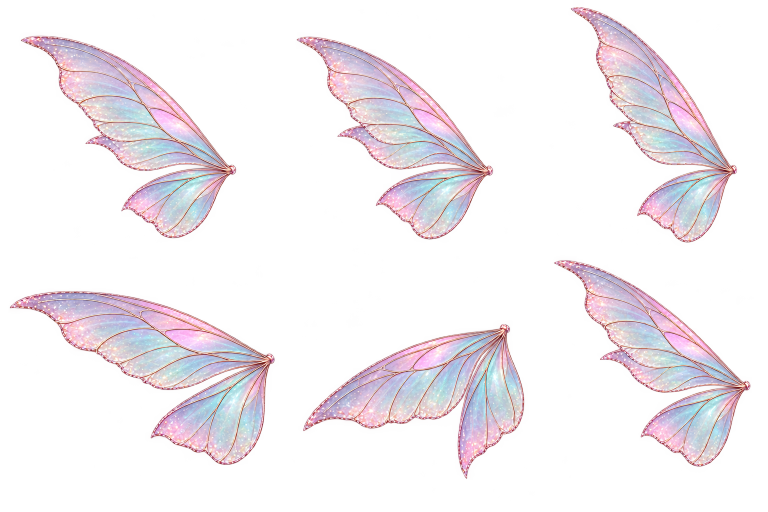
#> input picture americangirldollrace/tools/mounts/fairy-wings/single-source.webp, 1536 x 1024 px (shown at 1/2 size); its folder holds 3 pictures in this run
$ python build.py
#> lines starting #> are read from the running program, lines starting #| are printed output that depends on the picture
"""Export reviewed side/quarter pairs and the mirrorable single wing.

No drawn geometry: preserve ImageGen colors and alpha shape, calibrating
membrane opacity to gauze. All joints land at330,300. Components separate
neighboring silhouettes even when their rectangular source bounds overlap.
"""
from pathlib import Path
from PIL import Image,ImageDraw
import json,hashlib,numpy as np
from scipy import ndimage
H=Path(__file__).resolve().parent;G=H.parents[2]
ROOT=[330,300]
SPECS={
'single':[[465,340],[979,342],[1468,340],[542,718],[1009,657],[1495,773]],
'side':[[466,341],[980,342],[1471,340],[542,718],[1011,657],[1497,774]],
'quarter':[[373,318],[899,317],[1395,326],[372,738],[853,629],[1375,779]],
}
def frames(kind):
#> called with kind = 'single'
 im=Image.open(H/f'{kind}-source.webp').convert('RGBA');a=np.array(im)
#> in frames, im is the input picture: PIL image 1536x1024 RGBA; mean R, G, B, A 126.2, 103.5, 113, 61.9
 labels,count=ndimage.label(a[:,:,3]>8);areas=np.bincount(labels.ravel());areas[0]=0
#> after `labels, count = ndimage.label(a[:, :, 3] > 8)`:
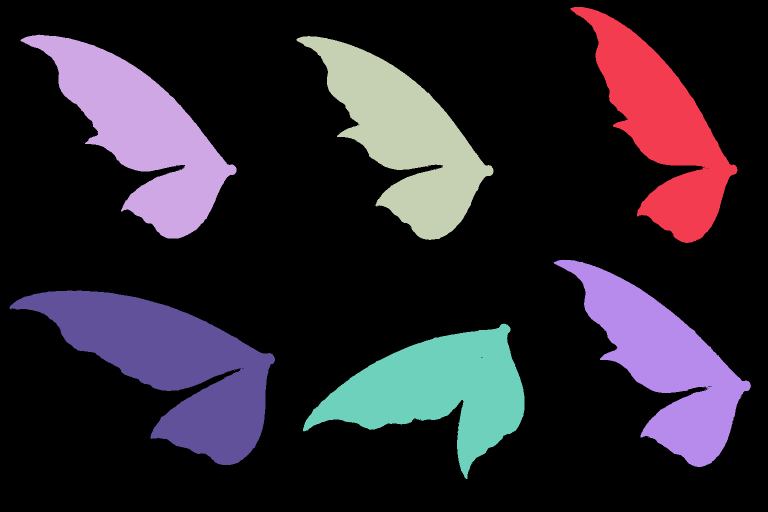
#> labels: shape (1024, 1536) int32 (shown at 1/2 size); 31 distinct labels, from 0 to 30; one colour per label, 0 black
#> after `labels, count = ndimage.label(a[:, :, 3] > 8)`: count = 30
#> after `areas = np.bincount(labels.ravel())`: areas = 31 values, max 1169460 at index 0, min 1 at index 4, mean 50737.5
 ids=sorted(np.argsort(areas)[-6:],key=lambda i:ndimage.center_of_mass(labels==i)[0])
#> ids = [1, 2, 3, 13, 14, 15]
 ids=sorted(ids[:3],key=lambda i:ndimage.center_of_mass(labels==i)[1])+sorted(ids[3:],key=lambda i:ndimage.center_of_mass(labels==i)[1])
#> ids = [2, 3, 1, 14, 15, 13]
 assert sum(areas[ids])/sum(areas)>.98,(kind,'lost component')
 output=[];records=[]
 for n,(i,root) in enumerate(zip(ids,SPECS[kind])):
  mask=ndimage.binary_dilation(labels==i,iterations=2);v=a.copy();v[~mask,3]=0
  src=Image.fromarray(v);b=src.getchannel('A').getbbox();rx,ry=root
  assert a[ry,rx,3]>8,(kind,n,'source joint',a[ry,rx,3])
  factor=min(340/(b[3]-b[1]),320/max(1,rx-b[0]),170/max(1,b[2]-rx),290/max(1,ry-b[1]),200/max(1,b[3]-ry))
  art=src.crop(b).resize((round((b[2]-b[0])*factor),round((b[3]-b[1])*factor)),Image.Resampling.LANCZOS)
  art.putalpha(art.getchannel('A').point(lambda v:round(v*.62)))
  x=round(330-(rx-b[0])*factor);y=round(300-(ry-b[1])*factor)
  f=Image.new('RGBA',(512,512));f.alpha_composite(art,(x,y));bb=f.getchannel('A').getbbox()
  assert min(bb[:2])>0 and max(bb[2:])<512,(kind,n,bb)
  output.append(f);records.append({'sourceRoot':root,'root':ROOT,'bounds':bb,'scale':factor})
#> this loop made 6 passes
#> (i, b, rx, ry, factor, x, y, bb) on passes 1 to 6: (2, (39, 67, 475, 479), 465, 340, 0.751, 10, 95, (10, 95, 338, 404)), (3, (591, 70, 989, 482), 979, 342, 0.825, 10, 76, (10, 76, 338, 416)), (1, (1139, 12, 1477, 488), 1468, 340, 0.714, 95, 66, (95, 66, 336, 406)), (14, (17, 579, 552, 932), 542, 718, 0.61, 10, 215, (10, 215, 336, 430)), (15, (604, 645, 1051, 960), 1009, 657, 0.66, 63, 292, (63, 292, 358, 500)), (13, (1105, 517, 1504, 936), 1495, 773, 0.811, 14, 92, (14, 92, 338, 432))
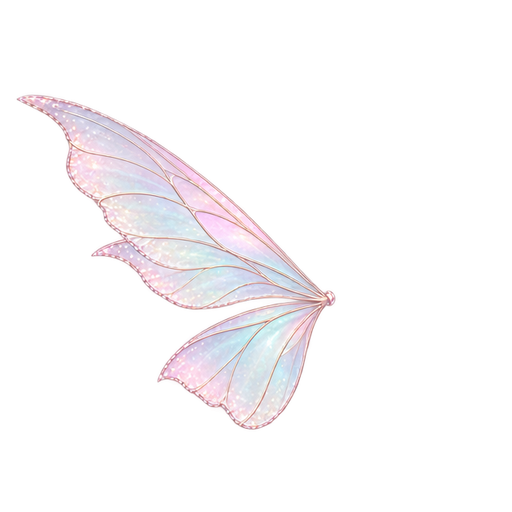
#> f: PIL image 512x512 RGBA; mean R, G, B, A 33, 29.4, 32, 23.3; transparent parts drawn white
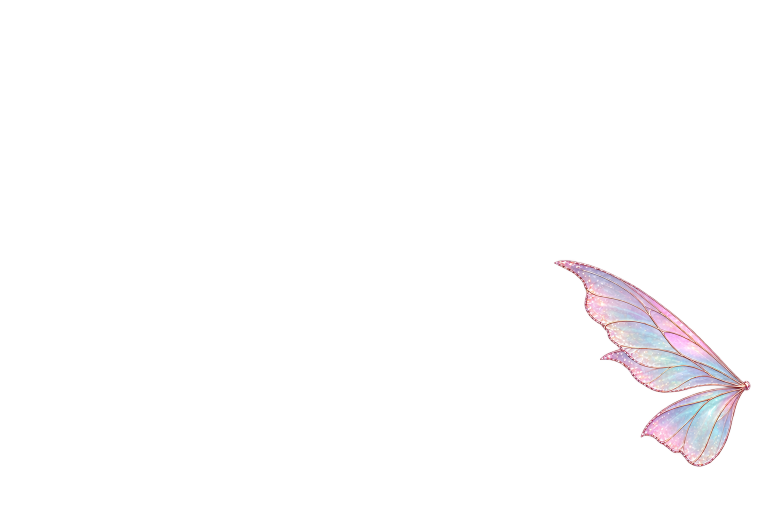
#> v: shape (1024, 1536, 4) (shown at 1/2 size); mean R, G, B, A 126.2, 103.5, 113, 9.5; transparent parts drawn white
#> after the loop, output = 6 items; records = 6 items
 return output,records
allframes={};report={}
for kind in SPECS:allframes[kind],report[kind]=frames(kind)
#> pass 2 of the loop `for kind in SPECS:allframes[kind],report[kind]=frames(kind)`:
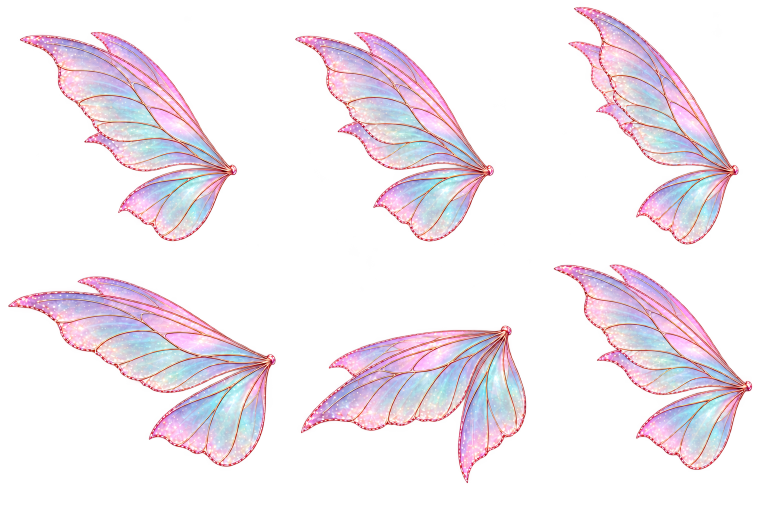
#> input picture americangirldollrace/tools/mounts/fairy-wings/side-source.webp, 1536 x 1024 px (shown at 1/2 size)
#> in frames, im is the input picture: PIL image 1536x1024 RGBA; mean R, G, B, A 141.1, 105.3, 120.9, 71.4
#> in frames (call 2), `labels, count = ndimage.label(a[:, :, 3] > 8)`:
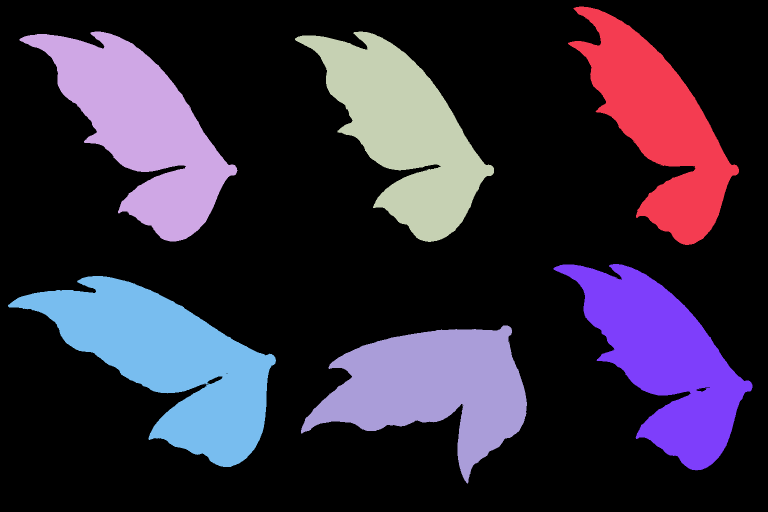
#> labels: shape (1024, 1536) int32 (shown at 1/2 size); 17 distinct labels, from 0 to 16; one colour per label, 0 black
#> count = 16
#> areas = 17 values, max 1116658 at index 0, min 1 at index 4, mean 92521.4
#> in frames (call 2), `ids=sorted(np.argsort(areas)[-6:],key=lambda i:ndimage.center_of_mass(..`: ids = [1, 2, 3, 7, 8, 10]
#> in frames (call 2), `ids=sorted(ids[:3],key=lambda i:ndimage.center_of_mass(labels==i)[1])+..`: ids = [2, 3, 1, 8, 10, 7]
#> the loop in frames (call 2), `for n,(i,root) in enumerate(zip(ids,SPECS[kind])):` made 6 passes
#> (i, b, rx, ry, factor, x, y, bb) on passes 1 to 6: (2, (37, 61, 477, 485), 466, 341, 0.746, 10, 91, (10, 91, 338, 407)), (3, (588, 61, 990, 486), 980, 342, 0.8, 16, 75, (16, 75, 338, 415)), (1, (1134, 11, 1480, 492), 1471, 340, 0.707, 92, 67, (92, 67, 337, 407)), (8, (14, 550, 554, 936), 542, 718, 0.606, 10, 198, (10, 198, 337, 432)), (10, (600, 649, 1056, 969), 1011, 657, 0.641, 67, 295, (67, 295, 359, 499)), (7, (1105, 526, 1507, 943), 1497, 774, 0.815, 10, 98, (10, 98, 338, 438))
#> after the loop in frames (call 2), `for n,(i,root) in enumerate(zip(ids,SPECS[kind])):`:
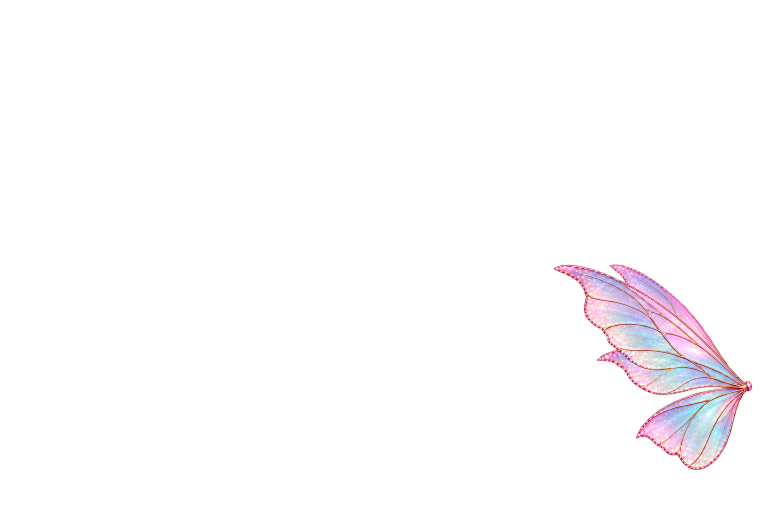
#> v: shape (1024, 1536, 4) (shown at 1/2 size); mean R, G, B, A 141.1, 105.3, 120.9, 11.3; transparent parts drawn white
#> pass 3 of the loop `for kind in SPECS:allframes[kind],report[kind]=frames(kind)`:
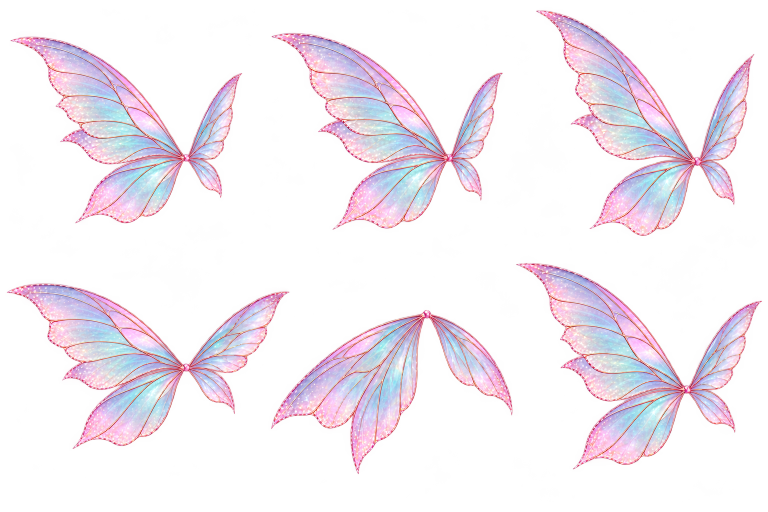
#> input picture americangirldollrace/tools/mounts/fairy-wings/quarter-source.webp, 1536 x 1024 px (shown at 1/2 size)
#> in frames, im is the input picture: PIL image 1536x1024 RGBA; mean R, G, B, A 154.3, 121.1, 140.4, 67.7
#> in frames (call 3), `labels, count = ndimage.label(a[:, :, 3] > 8)`:
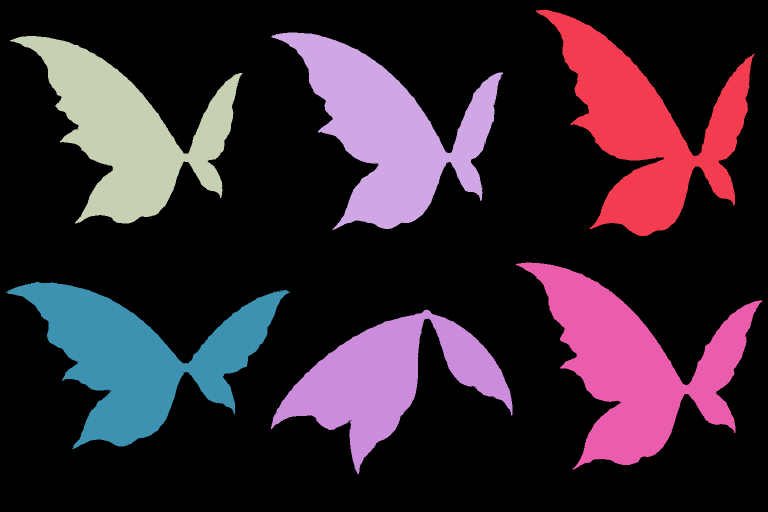
#> labels: shape (1024, 1536) int32 (shown at 1/2 size); 36 distinct labels, from 0 to 35; one colour per label, 0 black
#> count = 35
#> areas = 36 values, max 1135036 at index 0, min 1 at index 4, mean 43690.7
#> in frames (call 3), `ids=sorted(np.argsort(areas)[-6:],key=lambda i:ndimage.center_of_mass(..`: ids = [1, 2, 3, 21, 20, 23]
#> in frames (call 3), `ids=sorted(ids[:3],key=lambda i:ndimage.center_of_mass(labels==i)[1])+..`: ids = [3, 2, 1, 21, 23, 20]
#> the loop in frames (call 3), `for n,(i,root) in enumerate(zip(ids,SPECS[kind])):` made 6 passes
#> (i, b, rx, ry, factor, x, y, bb) on passes 1 to 5: (3, (18, 70, 487, 449), 373, 318, 0.897, 12, 78, (12, 78, 433, 418)), (2, (541, 63, 1008, 462), 899, 317, 0.852, 25, 84, (25, 84, 423, 424)), (1, (1070, 18, 1511, 474), 1395, 326, 0.746, 88, 70, (88, 70, 417, 410)), (21, (11, 562, 582, 900), 372, 738, 0.81, 38, 158, (38, 158, 500, 432)), (23, (540, 617, 1027, 951), 853, 629, 0.621, 136, 293, (136, 293, 438, 499))
#> after the loop in frames (call 3), `for n,(i,root) in enumerate(zip(ids,SPECS[kind])):`:
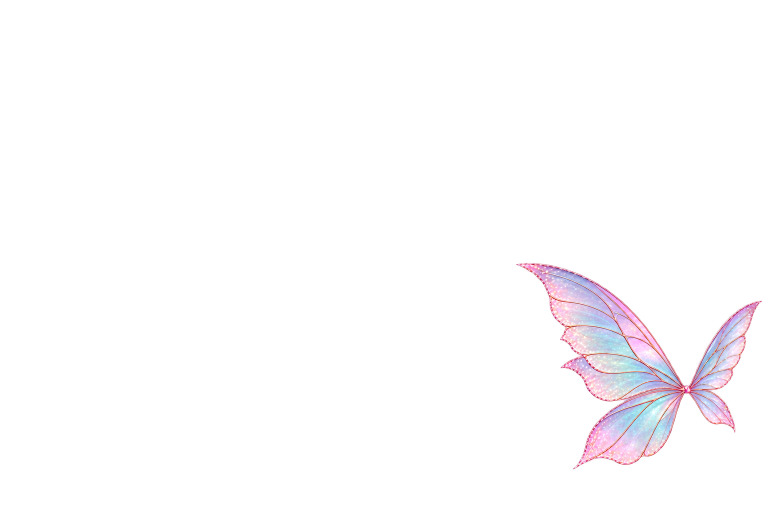
#> v: shape (1024, 1536, 4) (shown at 1/2 size); mean R, G, B, A 154.3, 121.1, 140.4, 12.3; transparent parts drawn white
pair=Image.new('RGBA',(3072,1024));single=Image.new('RGBA',(3072,512))
#> after `pair = Image.new('RGBA', (3072, 1024))`: pair: PIL image 3072x1024 RGBA; every value is 0
#> after `single = Image.new('RGBA', (3072, 512))`: single: PIL image 3072x512 RGBA; every value is 0
for n in range(6):
 pair.paste(allframes['side'][n],(512*n,0));pair.paste(allframes['quarter'][n],(512*n,512));single.paste(allframes['single'][n],(512*n,0))
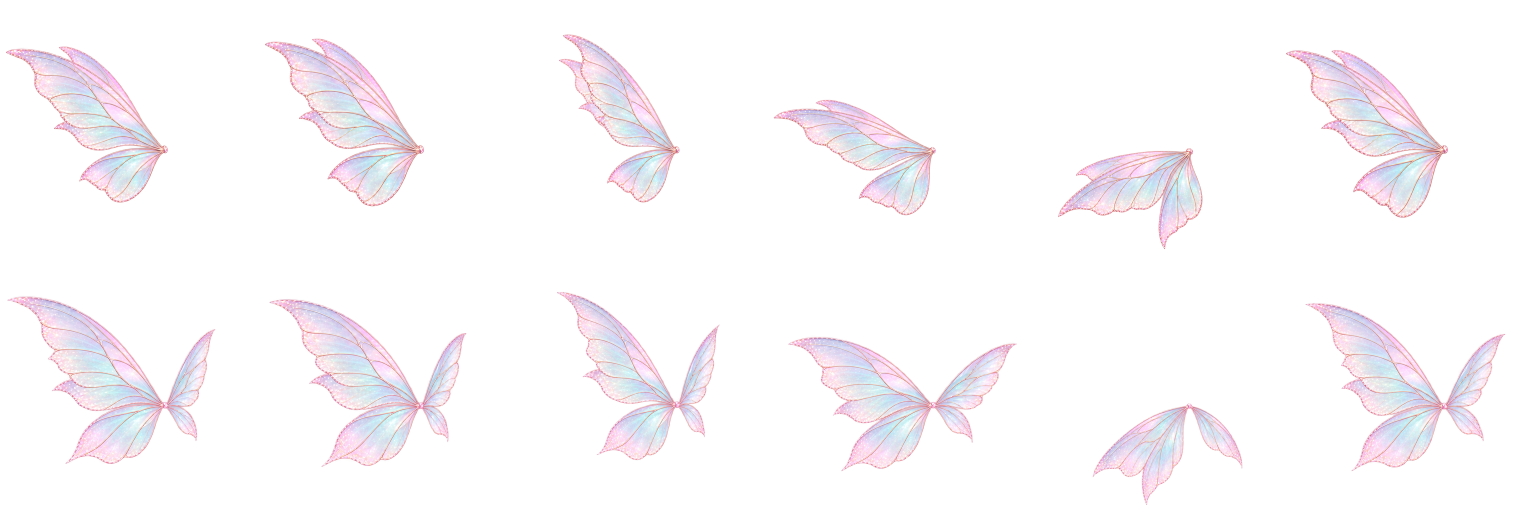
#> pair: PIL image 3072x1024 RGBA (shown at 1/2 size); mean R, G, B, A 36.1, 31.1, 35.1, 24.9; transparent parts drawn white
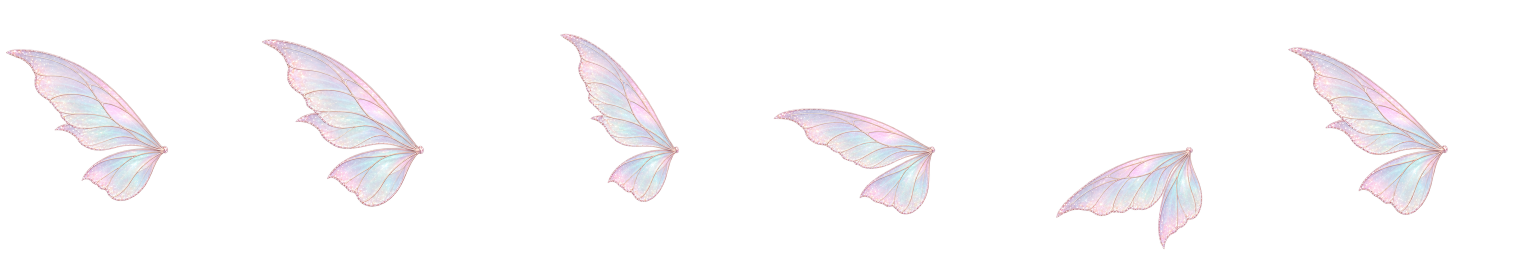
#> single: PIL image 3072x512 RGBA (shown at 1/2 size); mean R, G, B, A 28.8, 25.7, 28, 20.3; transparent parts drawn white
for name,im in [('fairy_wings_sprites',pair),('fairy_wing_single_sprites',single)]:
 path=G/f'assets/{name}.webp';im.save(path,lossless=True,exact=True,method=6)
 report[name]={'size':im.size,'alphaRange':im.getchannel('A').getextrema(),'sha256':hashlib.sha256(path.read_bytes()).hexdigest()}
#> this loop made 2 passes
#> name on passes 1 to 2: 'fairy_wings_sprites', 'fairy_wing_single_sprites'
#> after the loop, report = 5 items
# Compact review: three views, six phases, light/dark backgrounds.
review=Image.new('RGB',(1536,3072))
#> review: PIL image 1536x3072 RGB; every value is 0
for row,kind in enumerate(SPECS):
 for n,f in enumerate(allframes[kind]):
  bg=Image.new('RGBA',(512,512),'#61bad7' if n<3 else '#20273f');d=ImageDraw.Draw(bg)
  for xx in range(0,512,64):d.line((xx,0,xx,512),fill='#818a99',width=2)
  bg.alpha_composite(f);ImageDraw.Draw(bg).text((12,12),f'{kind} phase{n+1}',fill='white')
  review.paste(bg.convert('RGB'),(n%3*512,(row*2+n//3)*512))
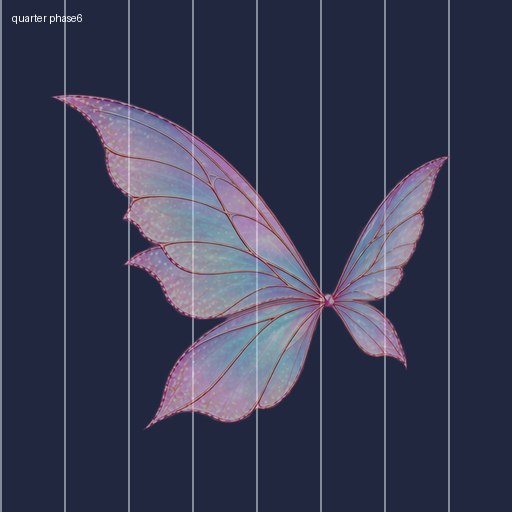
#> bg: PIL image 512x512 RGBA; mean R, G, B, A 56, 59.5, 83.3, 255
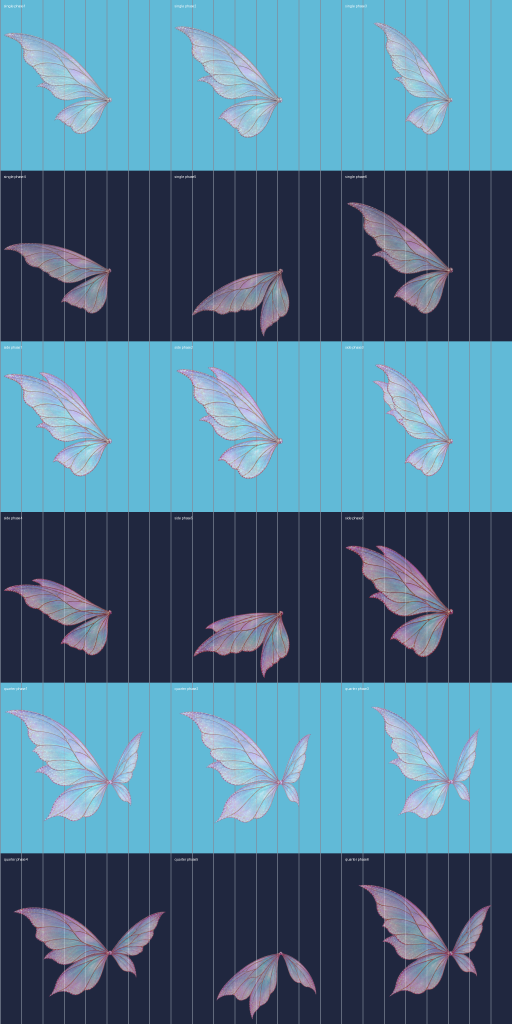
#> review: PIL image 1536x3072 RGB (shown at 1/3 size); mean R, G, B 79.5, 119.5, 145.2
review.save(H/'review.webp',quality=90,method=6)
(H/'report.json').write_text(json.dumps(report,indent=2)+'\n')
print(json.dumps({k:v for k,v in report.items() if isinstance(v,dict)},indent=2))
#> (printed output is left out)
